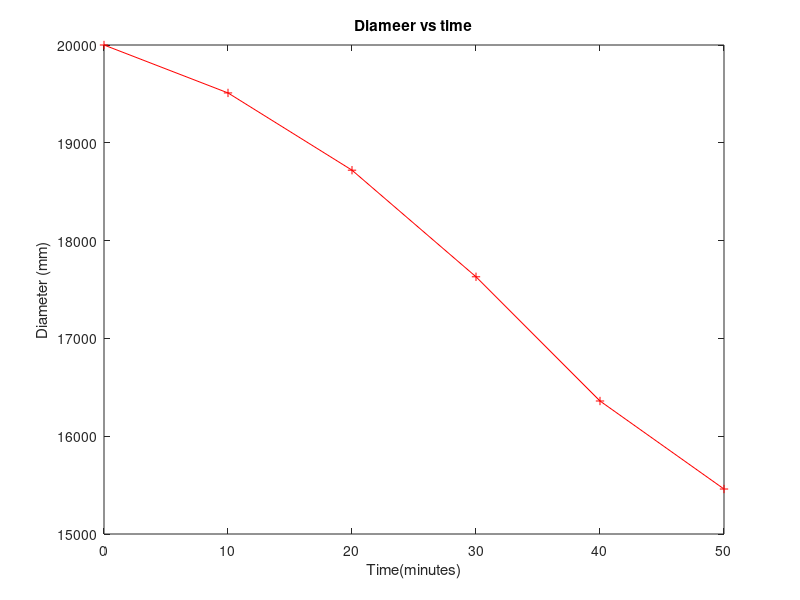

This figure's MATLAB source:

load lathe.dat
plot(lathe(:,1),lathe(:,2),"-r+")
xlabel("Time(minutes)")
ylabel("Diameter (mm)")
title("Diameer vs time")